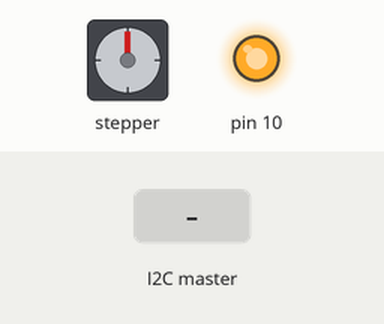
Recording of a sketch running on a simulated Arduino Uno, built with avr-gcc and run on an emulated ATmega328P. On the bench: stepper motor, output pins drawn as LEDs (lit = HIGH). Wiring (inferred from the names in the program): stepper motor driver (200 steps per turn assumed): step pin 5; direction pin 4; enable pin 6. The inputs (shaded band) are chosen by the test bench. Pins used as bus, display or sensor lines are not drawn; what the sketch prints to the serial monitor is not drawn.

Above: at 0.1 s.
At 2.2 s:
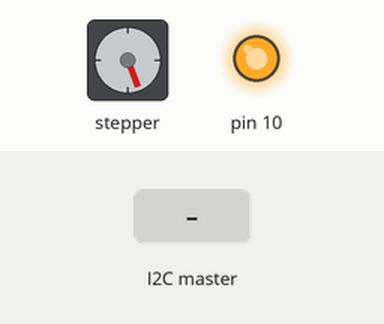
2.3 s: the I2C master sends the byte 5
At 2.95 s:
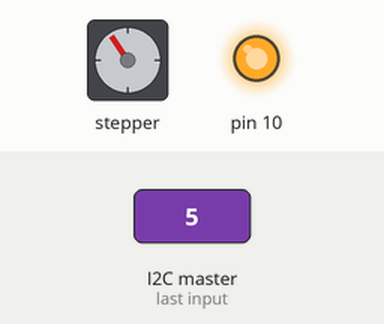
5.3 s: the I2C master sends the byte 4
Timing chart, 0 to 8.3 s (numbered marks = the images above; inputs shaded):
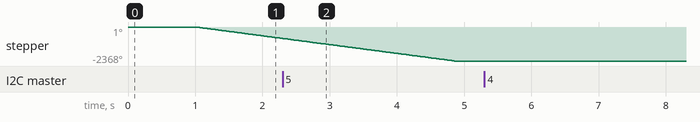

The sketch:

SlaveI2C.ino
```cpp
#include <SPI.h>
#include <Wire.h>

#define CSN_PIN 11 //Pin slave-select del AS5047D
#define STEP_PIN 5 //Pin Step del DRV8825
#define DIR_PIN 4 //Pin Dir del DRV8825
#define EN_PIN 6 //Pin enable del DRV8825

#define RESOLUTION 0.0219726 // 0.02197265625.... 360/(1<<14) Resolución del encoder 14 bit
#define DLY_FROM_RPM

#define ZM 0.4   // Zona muerta (Histéresis)
#define INIT 0 // Posición inicial
#define SLEEP 10   // Espera entre movimientos
#define STEP 100     // Ancho del pulso para el stepper

#define SPEED_X 80
#define REF_HOME -50


/* DECLARACION DE VARIABLES GLOBALES*/

// Variables del mensaje

String MSG;
char Type;
int ID_action;
float param1;
int param2;

// variable de estado
char done;
float posX;  //theta1 o theta 2
float posX_ref;  //theta1_ref, theta2_ref;

// parametros
float K[3];
float Vmax, Amax, A2max;
float DeadZone=0.04 ;

// Tipo de dato para almacenar un float y poder acceder a sus bytes de forma cómoda
union Float {
  float raw;
  byte buffer[sizeof(float)];
};


void Initialize() {
  pinMode(LED_BUILTIN, OUTPUT); // LED
  pinMode(CSN_PIN, OUTPUT);     // Chip Select SPI
  pinMode(STEP_PIN, OUTPUT);    // Step Driver
  pinMode(DIR_PIN, OUTPUT);     // Dir Driver
  pinMode(EN_PIN, OUTPUT);      // Enable Driver

  digitalWrite(LED_BUILTIN, HIGH); // Encender LED, inicialización

  // I2C
  Wire.begin(0x11);                // Conectarse al bus I2C con la dirección indicada
  // Callback al recibir un paquete de datos
  Wire.onReceive(receiveEvent);
  // Callback del request
  Wire.onRequest(requestEvent);

  // Serial
  Serial.begin(115200);         // Comunicación Serial a 115200 Baudios
  Serial.setTimeout(5);         // Timeout de 5ms

  // SPI
  SPISettings settings(10000000, MSBFIRST, SPI_MODE1);  // Parámetros de la comunicación (Datasheet AS5047D)
  SPI.begin();                                          // Iniciar la comunicación
  delay(1000);                                          // TODO (Probar si es necesario)
  SPI.beginTransaction(settings);                       // Empezar comunicación SPI

  digitalWrite(LED_BUILTIN, LOW); // Apagar LED

  digitalWrite(EN_PIN, LOW);  // Encender Driver


}

void sendStep(int delay_step, short int dir) {

  digitalWrite(DIR_PIN, ((dir >= 1) ? HIGH : LOW));
  digitalWrite(STEP_PIN, HIGH);
  delay(delay_step);
  digitalWrite(STEP_PIN, LOW);
  delay(delay_step);
}


float leerEncoder()  {
  long angulo;

  // COMUNICACIÓN SPI
  digitalWrite(CSN_PIN, LOW);
  byte msb = SPI.transfer(0xFF);
  byte lsb = SPI.transfer(0xFF);
  digitalWrite(CSN_PIN, HIGH);

  angulo = (((msb << 8) | lsb) & 0X3FFF); // msb | lsb (usando 14 bit)

  return ((float) angulo) * RESOLUTION; // 0.02197265625.... 360/(1<<14) Resolución del encoder 14 bit
}

// Diferencia entre ángulos (-180<phi<=180)

float dif(float a, float b) {

  float angulo = a - b;

  if (angulo < -180.0)
    return 360.0 + angulo;
  else if (angulo > 180.0)
    return -360.0 + angulo;
  return angulo;
}

void setup() {
  Initialize();
}


/* -------------------------------------------------------------------------------- */

// Ahora si recibe el comando 0x01, lee un float detrás suya y actualiza la referencia

void resetParam() {

  Type = '0';
  ID_action = 0;
  param1 = 0;
  param2 = 0;

}

void process_MSG(String mensaje) {

  String ID, p1, p2;
  ID = "";
  p1 = "";
  p2 = "";
  resetParam();

  //captura el modo
  Type = mensaje[0];
  mensaje.remove(0, 1);
  int i = 0;

  //captura el ID
  while (mensaje[i] != ' ' && mensaje.length() >= i) {
    ID += mensaje[i];
    i++;
  }

  mensaje.remove(0, i + 1);
  ID_action = ID.toInt();


  if (ID_action == 5); //ir a home

  //si hay que capturar parámetros

  else {
    //captura el 1er parametro
    i = 0;
    while (mensaje[i] != ' ' && mensaje.length() >= i) {
      p1 += mensaje[i];
      i++;
    }
    mensaje.remove(0, i + 1);


    if (ID_action == 4) {
      param1 = p1.toInt();

      //captura el parametro 2
      //captura el 1er parametro
      i = 0;
      while (mensaje[i] != ' ' && mensaje.length() >= i) {
        p2 += mensaje[i];
        i++;
      }
      mensaje.remove(0, i);

      param2 = p2.toInt();
    }
    else {
      param1 = p1.toFloat();
    }

  }

}


void receiveEvent(int howMany) {

  if (Wire.available() > 0) {
    MSG = "";
    for (int i = 0; i < howMany; i++)MSG += (char)Wire.read();
    process_MSG(MSG);
  }
}
String aux_posX="";
void requestEvent() {

  if (Type == 'R') {
    if (ID_action == 20){
      aux_posX=String(posX);
      for(int i=0;aux_posX.length()>i;i++)Wire.write(aux_posX[i]);
      delay(10);
      done='1';
    }
  }
  else {
    switch (ID_action) {
      case 0: {
          //Caso HOME
          if (abs(posX - posX_ref) <= DeadZone) done = '1';
          else done='0';


          break;
        }
      case 2: {
          break;
        }
      case 3: {
        if (abs(posX - posX_ref) <= DeadZone) done = '1';
          else done='0';
          break;
        }
    }
  }

   Wire.write(done);
   delay(10);

}

/* -------------------------------------------------------------------------------- */


void move_X_to(long int positionX, float speedScrew) {

  long int nstep, n;
  float dly;
  float  distance = positionX - posX;

  nstep = 1;

  if (distance > 0) {
    posX += (double) nstep * 0.04*1.9;
  }
  else{
    posX -= (double) nstep * 0.04*1.9;
  }

  //una vuelta son 200 pasos y avanza 8 mm

  if (speedScrew == 0 || distance == 0) nstep = 0;

  // tengo que calcular la velocidad lineal ahora tengo velocidad angular
  //dly = fabs(1.0 /(speedScrew / 60.0 * 200.0 ) / 2.0)*1e6;

  //*32 PARA EL EJE X

  /************************/
  // Como calcular el tiempo del delay (sin micropasos)
  // dly en milisegundos

  dly=(1/(speedScrew))*(150);

  /********************/
  //dly = (1.0 / (speedScrew * 6e9));
  n = 0;

  while (n <= nstep) {
    if (distance > 0)sendStep(dly, 1);
    else sendStep(dly, 0);
    n++;
  }


}

void action(int ID_action, float param1, int param2) {
  switch (ID_action) {

    case 0: posX_ref = REF_HOME; break;
    case 1: break;
    case 2: break;
    case 3: posX_ref = param1; break;
    case 4: break;

    case 10: break;
    case 11: break;
    case 12: break;
    case 14: break;

    case 20: break;

      //case 30: break;

  }
}

// antes de cada vuelta del loop se realizan los callbacks del wire.
void printData() {
  Serial.print("ID= ");
  Serial.print(ID_action);
  Serial.print(" param1= ");
  Serial.print(param1);
  Serial.print(" posX= ");
  Serial.print(posX);
  Serial.print(" posX_ref = ");
  Serial.print(posX_ref);
  Serial.print(" done= ");
  Serial.print(done);
  Serial.println();
}

void control_loop() {
  if (abs(posX - posX_ref) >= DeadZone) {
    move_X_to(posX_ref, SPEED_X);
  }
 printData();
}

void loop() {

  // Si llega algo por serial cambiar la referencia
  if (ID_action == 30) {
    posX = 0;
    posX_ref = 0;
    delay(1);

    done='1';
    Serial.println("HOME");
  }

  else {
    action(ID_action, param1, param2);
  }

  control_loop();
}
```
